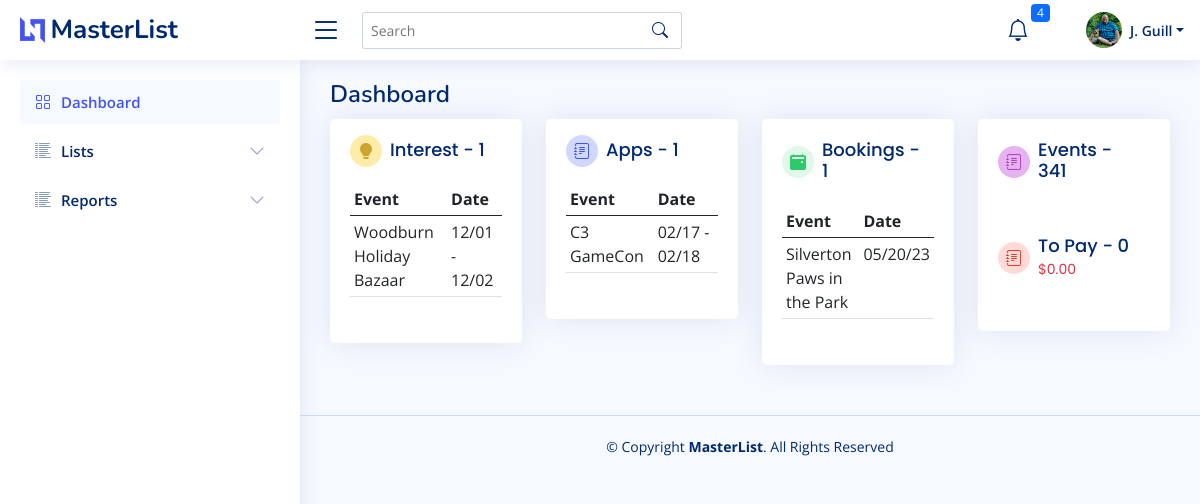
The page /home (signed in) on the database as committed earlier.
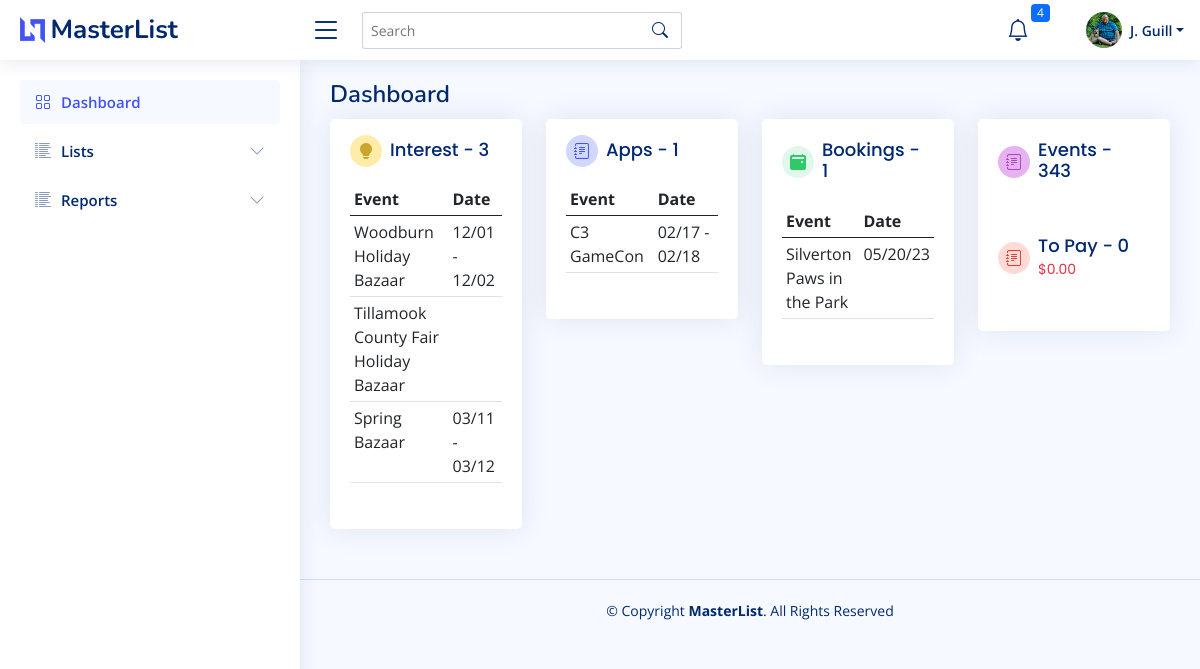
The same page on the database as committed later.
### bazaar/models.py (models this page shows)
class Booking(db.Model):
    id = db.Column(db.Integer, primary_key=True)
    kd_appopen_new = db.Column(db.Date)
    kd_appopen_return = db.Column(db.Date)
    kd_appdeadline_new = db.Column(db.Date)
    kd_appdeadline_return = db.Column(db.Date)
    cl_appsubmission = db.Column(db.Boolean, default=False)
    cl_interested = db.Column(db.Boolean, default=True)
    cl_appapproved = db.Column(db.Boolean, default=False)
    cl_feepaid = db.Column(db.Boolean, default=False)
    cl_electrequest = db.Column(db.Boolean, default=False)
    cl_sendproductpic = db.Column(db.Boolean, default=False)
    cl_sendlogo = db.Column(db.Boolean, default=False)
    cl_sendbio = db.Column(db.Boolean, default=False)
    info_wifipassword = db.Column(db.String(100))
    info_datestart = db.Column(db.Date)
    info_dateend = db.Column(db.Date)
    info_timestart = db.Column(db.Time)
    info_timeend = db.Column(db.Time)
    info_loadindatetime = db.Column(db.DateTime)
    info_loadoutdatetime = db.Column(db.DateTime)
    info_boothfee = db.Column(db.Float)
    info_whatfeeincludes = db.Column(db.Text)
    info_boothlocation = db.Column(db.String(100))
    cl_wifiavailable = db.Column(db.Boolean, default=False)
    cl_foodavailable = db.Column(db.Boolean, default=False)
    info_foodpurchase = db.Column(db.String(100))
    date_created = db.Column(db.DateTime(timezone=True), server_default=func.now())
    date_updated = db.Column(db.DateTime(timezone=True), onupdate=func.now())
    eventid = db.Column(db.Integer, db.ForeignKey('master_list.id'))
    notes = db.relationship("Notes", backref=backref("booking_notes", uselist=False))
    event = db.relationship("MasterList", backref=backref("booking_event", uselist=False))

class MasterList(db.Model):
    id = db.Column(db.Integer, primary_key=True)
    event_name = db.Column(db.String(150))
    january = db.Column(db.Boolean, default=False)
    february = db.Column(db.Boolean, default=False)
    march = db.Column(db.Boolean, default=False)
    april = db.Column(db.Boolean, default=False)
    may = db.Column(db.Boolean, default=False)
    june = db.Column(db.Boolean, default=False)
    july = db.Column(db.Boolean, default=False)
    august = db.Column(db.Boolean, default=False)
    september = db.Column(db.Boolean, default=False)
    october = db.Column(db.Boolean, default=False)
    november = db.Column(db.Boolean, default=False)
    december = db.Column(db.Boolean, default=False)
    first = db.Column(db.Boolean, default=True)
    second = db.Column(db.Boolean, default=True)
    third = db.Column(db.Boolean, default=True)
    fourth = db.Column(db.Boolean, default=True)
    last = db.Column(db.Boolean, default=True)
    friday = db.Column(db.Boolean, default=False)
    saturday = db.Column(db.Boolean, default=False)
    sunday = db.Column(db.Boolean, default=False)
    monday = db.Column(db.Boolean, default=False)
    tuesday = db.Column(db.Boolean, default=False)
    wednesday = db.Column(db.Boolean, default=False)
    thursday = db.Column(db.Boolean, default=False)
    updated = db.Column(db.Date)
    imagesrc = db.Column(db.Text)
    attendance = db.Column(db.Integer)
    exibitors = db.Column(db.Integer)
    website = db.Column(db.Text)
    dates_text = db.Column(db.Text)
    type_bazaar = db.Column(db.Boolean, default=False)
    type_holiday = db.Column(db.Boolean, default=False)
    type_art = db.Column(db.Boolean, default=False)
    type_festival = db.Column(db.Boolean, default=False)
    type_flea = db.Column(db.Boolean, default=False)
    type_health = db.Column(db.Boolean, default=False)
    type_market = db.Column(db.Boolean, default=False)
    date_created = db.Column(db.DateTime(timezone=True), server_default=func.now())
    date_updated = db.Column(db.DateTime(timezone=True), onupdate=func.now())
    venuefk = db.Column(db.Integer, db.ForeignKey('venue.id'))
    promoterfk = db.Column(db.Integer, db.ForeignKey('promoter.id'))
    venue = db.relationship("Venue", backref=backref("venue", uselist=False))
    promoter = db.relationship("Promoter", backref=backref("promoter", uselist=False))
    notes = db.relationship("Notes", backref=backref("notes", uselist=False))

### bazaar/templates/base/base.py (the view)
@base.route("/")
@base.route("/home")
@login_required
def home():
    countrec = db.session.query(func.count(MasterList.id)).scalar()
    countinterest = db.session.query(func.count(Booking.id)).filter(Booking.cl_interested == True).filter(
        and_(Booking.cl_appsubmission == False, Booking.cl_appapproved == False)).scalar()
    interests = db.session.query(Booking).filter(Booking.cl_interested == True).filter(
        and_(Booking.cl_appsubmission == False, Booking.cl_appapproved == False)).all()
    countapps = db.session.query(func.count(Booking.id)).filter(Booking.cl_appsubmission == True).filter(and_(
        Booking.cl_appapproved == False, Booking.cl_interested == True)).scalar()
    applications = db.session.query(Booking).filter(Booking.cl_appsubmission == True).filter(and_(
        Booking.cl_appapproved == False, Booking.cl_interested == True)).all()
    countbookings = db.session.query(func.count(Booking.id)).filter(Booking.cl_appapproved == True).scalar()
    bookings = db.session.query(Booking).filter(Booking.cl_interested == True).filter(
        and_(Booking.cl_appsubmission == True, Booking.cl_appapproved == True)).all()
    countpay = db.session.query(func.count(Booking.id)).filter(Booking.cl_appapproved == True).filter(
        Booking.cl_feepaid == False).scalar()
    amountpay = db.session.query(func.sum(Booking.info_boothfee)).filter(Booking.cl_appapproved == True).filter(
        Booking.cl_feepaid == False).scalar()
    content = {"user": User,
               "countrec": countrec,
               "countinterest": countinterest,
               "interests": interests,
               "countapps": countapps,
               "applications": applications,
               "countbookings": countbookings,
               "bookings": bookings,
               "amountpay": amountpay,
               "countpay": countpay
               }
    return render_template("base/dashboard.html", **content)

### bazaar/models.py (called while the page is built)
    def fullname(self):
        return self.firstname + " " + self.lastname

### bazaar/templates/base/base.py (called while the page is built)
@base.context_processor
def utility_processor():
    return dict(types=get_types())

### bazaar/utilities.py (called while the page is built)
def get_types():
    from sqlalchemy import inspect
    inst = inspect(MasterList)
    attr_names = [c_attr.key for c_attr in inst.mapper.column_attrs]
    typelist = []
    for name in attr_names:
        if "type" in name:
            typelist.append(name.replace("type_", ""))
    return typelist

### bazaar/templates/base/dashboard.html (shortened to what the changed rows need)
{% extends "base/base.html" %}
{% block page_title %}
    Dashboard
{% endblock page_title %}
{% block main_content %}
    <section class="section dashboard">
        <div class="row">
            <div class="col-lg-3 col-sm-12 order-last">
                <div class="card">
                    <div class="card-body">
                        <div class="d-flex align-items-center info-card events-card">
                            <div class="card-icon rounded-circle d-flex align-items-center justify-content-center">
                                <i class="bi bi-journal-text"></i>
                            </div>
                            <h5 class="card-title px-2">Events - {{ countrec }}</h5>
                        </div>
                    </div>
                </div>
            </div>
            <div class="col-lg-3 col-sm-12 order-3">
                <div class="card info-card bookings-card">
                    <div class="card-body">
                        <table class="table table-hover table-sm">
                            <thead>
                            <tr>
                                <th>Event</th>
                                <th>Date</th>
                            </tr>
                            </thead>
                            <tbody>
                            {% for booking in bookings %}
                                <tr onclick="location.href='{{ url_for('booking.home', id=booking.eventid) }}'"
                                    {% if booking.cl_interested == True and booking.cl_appsubmission == False %}style="background-color: skyblue"{% endif %}>
                                    <td>
                                        {{ booking.event.event_name }}</td>
                                    <td>
                                        {% if booking.info_dateend != booking.info_datestart %}
                                            {{ booking.info_datestart.strftime("%m/%d") }} -
                                            {{ booking.info_dateend.strftime("%m/%d") }}
                                        {% else %}
                                            {{ booking.info_datestart.strftime("%m/%d/%y") }}
                                        {% endif %}
                                    </td>
                                </tr>
                            {% endfor %}
                            </tbody>
                        </table>
                    </div>
                </div>
            </div>
            <div class="col-lg-3 col-sm-12 order-2">
                <div class="card info-card applications-card">
                    <div class="card-body">
                        <table class="table table-hover table-sm">
                            <thead>
                            <tr>
                                <th>Event</th>
                                <th>Date</th>
                            </tr>
                            </thead>
                            <tbody>
                            {% for app in applications %}
                                <tr onclick="location.href='{{ url_for('booking.home', id=app.eventid) }}'"
                                    {% if app.cl_interested == True and app.cl_appsubmission == False %}style="background-color: skyblue"{% endif %}>
                                    <td>
                                        {{ app.event.event_name }}</td>
                                    <td>
                                        {% if app.info_datestart != None %}
                                            {% if app.info_dateend != app.info_datestart %}
                                                {{ app.info_datestart.strftime("%m/%d") }} -
                                                {{ app.info_dateend.strftime("%m/%d") }}
                                            {% else %}
                                                {{ app.info_datestart.strftime("%m/%d/%y") }}
                                            {% endif %}
                                        {% endif %}
                                    </td>
                                </tr>
                            {% endfor %}
                            </tbody>
                        </table>
                    </div>
                </div>
            </div>
            <div class="col-lg-3 col-sm-12 order-1">
                <div class="card info-card interest-card">
                    <div class="card-body">
                        <div class="d-flex align-items-center">
                            <div class="card-icon rounded-circle d-flex align-items-center justify-content-center">
                                <i class="bi bi-lightbulb-fill"></i>
                            </div>
                            <h5 class="card-title px-2">Interest - {{ countinterest }}</h5>
                        </div>
                        <table class="table table-hover table-sm">
                            <thead>
                            <tr>
                                <th>Event</th>
                                <th>Date</th>
                            </tr>
                            </thead>
                            <tbody>
                            {% for interest in interests %}
                                <tr onclick="location.href='{{ url_for('booking.home', id=interest.eventid) }}'"
                                    {% if interest.cl_interested == True and interest.cl_interestsubmission == False %}style="background-color: skyblue"{% endif %}>
                                    <td>
                                        {{ interest.event.event_name }}</td>
                                    <td>
                                        {% if interest.info_datestart != None %}
                                            {% if interest.info_dateend != interest.info_datestart %}
                                                {{ interest.info_datestart.strftime("%m/%d") }} -
                                                {{ interest.info_dateend.strftime("%m/%d") }}
                                            {% else %}
                                                {{ interest.info_datestart.strftime("%m/%d/%y") }}
                                            {% endif %}
                                        {% endif %}
                                    </td>
                                </tr>
                            {% endfor %}
                            </tbody>
                        </table>
                    </div>
                </div>
            </div>
        </div>
    </section>
{% endblock main_content %}

Rows that differ between the two databases and show on the page:
added Booking: event.event_name "Tillamook County Fair Holiday Bazaar", shown under "Interest - 3"
added Booking: event.event_name "Spring Bazaar", info_datestart "03/11", info_dateend "03/12", shown under "Interest - 3"
Other text that changed with them:
{{ countrec }}: "341" → "343"
{{ countinterest }}: "1" → "3"
